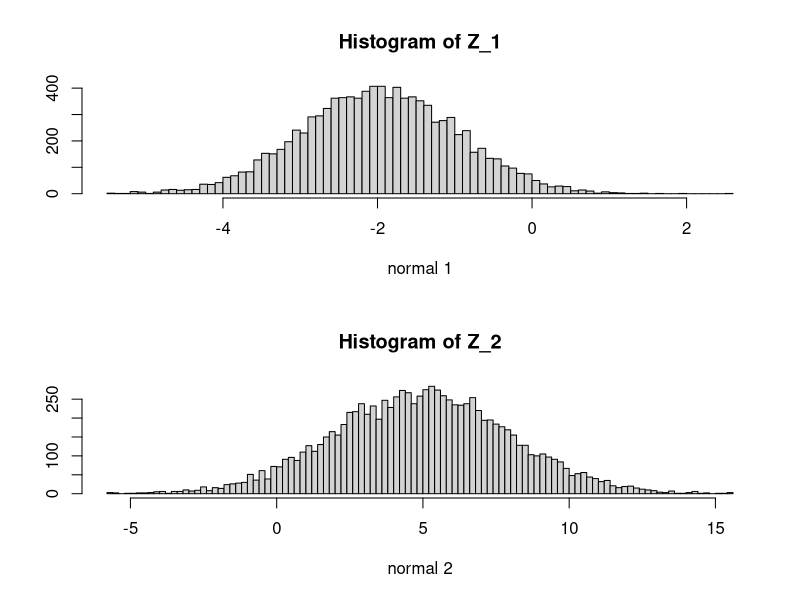
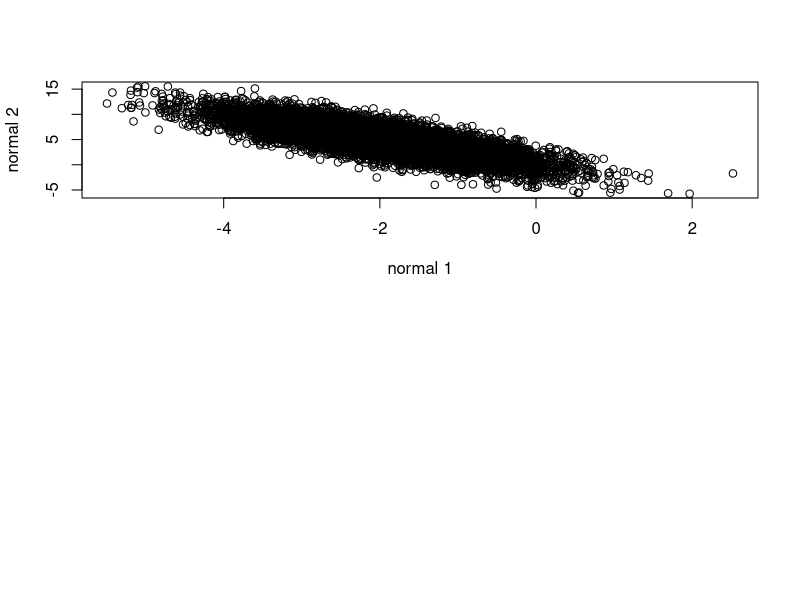

Generate these figures, in order, with R: (Note: this script raises an error after producing the figures.)
#' This script generates draws from a bivariate distribution with different marginals,
#' as described in A. Meucci, "Risk and Asset Allocation", Springer, 2005,  Chapter 2.
#'
#' @references
#' \url{http://}
#' See Meucci's script for "S_AnalyzeLognormalCorrelation.m"
#'
#' @author Xavier Valls \email{flamejat@@gmail.com}
#' @export

library(mvtnorm);
library(latticeExtra);

###################################################################################################################
### input parameters

nSim = 10000;

# input for bivariate normal distribution

NormCorr   = -0.8;
NormStDev  = rbind( 1, 3 );  # NOTE: this input plays no role in the final output
NormExpVal = rbind( -2, 5 ); # NOTE: this input plays no role in the final output

# input for first marginal
nu_1 = 9;
sigmasq_1 = 2;

mu_2 = 0;
sigmasq_2 = 0.04;

# input for second marginal
nu_2 = 7;

###################################################################################################################
### Generate draws from a bivariate normal distribution

NormCorrMatrix = rbind( c( 1, NormCorr ), c( NormCorr, 1 ));
NormCovMatrix  = diag( c( NormStDev ) ) %*% NormCorrMatrix %*% diag( c( NormStDev) );

Z = rmvnorm( nSim, NormExpVal, NormCovMatrix );

Z_1 = Z[, 1];
Z_2 = Z[, 2];

# display marginals: as expected, they are normal

NumBins = round(10 * log(nSim));
par( mfrow = c( 2, 1) );
hist( Z_1, NumBins, xlab = "normal 1", ylab = "" );
hist( Z_2, NumBins, xlab = "normal 2", ylab = "" );

plot( Z_1, Z_2, type = "p", xlab = "normal 1", ylab = "normal 2" );


# 3d histograms 

NumBins2D = round(sqrt(100 * log(nSim)));
Z_3 = table( cut (Z_1, NumBins2D ), cut ( Z_2, cloud ));

cloud( Z_3, panel.3d.cloud = panel.3dbars, scales = list( arrows = FALSE, just = "right" ), 
	xlab = "normal 1", ylab = "normal 2", zlab="", main = "pdf normal" );

###################################################################################################################
### Generate draws from the copula

U_1 = pnorm( Z[ , 1 ], NormExpVal[ 1 ], NormStDev[ 1 ]);  # grade 1
U_2 = pnorm( Z[ , 2 ], NormExpVal[ 2 ], NormStDev[ 2 ]);  # grade 2
U = c( U_1, U_2 ); # joint realizations from the required copula

# plot copula
NumBins = round(10 * log(nSim));
par( mfrow = c( 2, 1) );
hist( U_1, NumBins, xlab = "grade 1", ylab = "", main = "" );
hist( U_2, NumBins, xlab = "grade 2", ylab = "", main = "" );

# joint sample
plot(U_1, U_2, xlab="grade 1", ylab="grade 2" );

# 3d histogram
NumBins2D = round(sqrt(100 * log(nSim)));
U_3 = table( cut (U_1, NumBins2D ), cut ( U_2, NumBins2D ));
cloud( U_3, panel.3d.cloud = panel.3dbars, scales = list( arrows = FALSE, just = "right" ), 
	xlab = "grade 1", ylab = "grade 2", zlab="", main = "pdf copula" );

###################################################################################################################
### Generate draws from the joint distribution
a = nu_1 / 2;
b = 2 * sigmasq_1;
X_1 = qgamma( U_1, a, b );

sigma_2 = sqrt( sigmasq_2 );
X_2 = qlnorm( U_2, mu_2, sigma_2 );

X = C(X_1, X_2); # joint realizations from the required distribution

###################################################################################################################
### Plot joint distribution
# marginals: as expected, the histograms (pdf's) do NOT change as NormCorr varies

NumBins = round(10 * log(nSim));


par( mfrow = c( 2, 1) );
# Student t distribution
hist( X_1, NumBins, xlab = "gamma", ylab = "", main = "" );
# chi-square distribution
hist( X_2, NumBins, xlab = "lognormal", ylab = "", main = "" );

# joint sample
plot(X_1, X_2, xlab="gamma", ylab="lognormal" );

# 3d histogram
NumBins2D = round(sqrt(100 * log(nSim)));
X_3 = table( cut (X_1, NumBins2D ), cut ( X_2, NumBins2D ));
cloud( X_3, panel.3d.cloud = panel.3dbars, scales = list( arrows = FALSE, just = "right" ), 
	xlab = "gamma", ylab = "lognormal", zlab="", main = "pdf joint distribution" );
